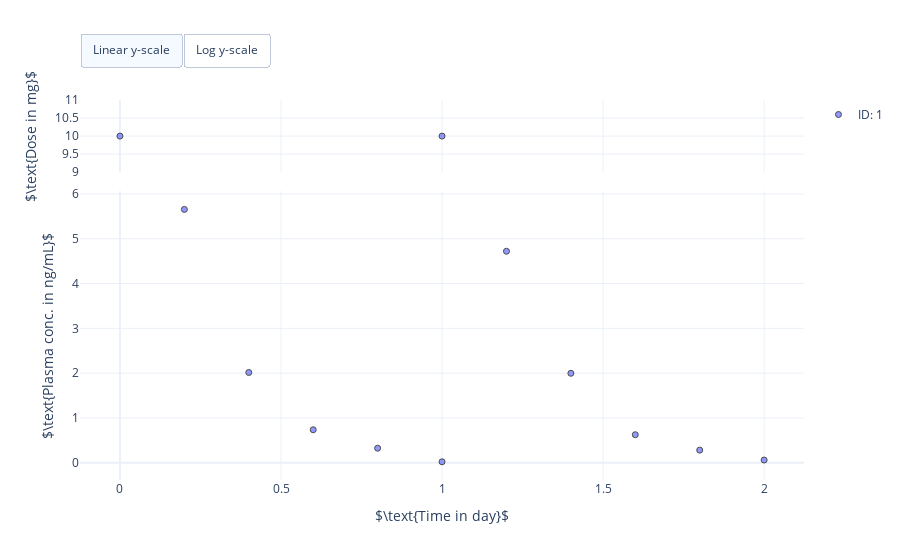

Notebook code cell kept with this figure:
### Markdown cell above
### Visualise virtual measurements

### Code cell
# Create scatter plot
fig = erlo.plots.PKTimeSeriesPlot()
fig.add_data(data, biomarker='central.drug_concentration', meas_key='Sample')
fig.set_axis_labels(
    time_label=r'$\text{Time in day}$', 
    biom_label=r'$\text{Plasma conc. in ng/mL}$', 
    dose_label=r'$\text{Dose in mg}$')

# Show figure
fig.show()

### Figure 1 — Plotly figure (JSON) as saved in the notebook; plotly's stock layout.template omitted (floating-point values rounded to 4 significant figures)
{"data": [{"hoverinfo": "text", "legendgroup": "ID: 1", "marker": {"color": "#636EFA", "line": {"color": "black", "width": 1}, "opacity": 0.7, "symbol": "circle"}, "mode": "markers", "name": "ID: 1", "showlegend": false, "text": ["Dose duration: 0.01", "Dose duration: 0.01"], "type": "scatter", "x": [0, 1], "xaxis": "x", "y": [10, 10], "yaxis": "y"}, {"legendgroup": "ID: 1", "marker": {"color": "#636EFA", "line": {"color": "black", "width": 1}, "opacity": 0.7, "symbol": "circle"}, "mode": "markers", "name": "ID: 1", "showlegend": true, "type": "scatter", "x": [0.2, 0.4, 0.6, 0.8, 1, 1.2, 1.4, 1.6, 1.8, 2], "xaxis": "x2", "y": [5.655, 2.015, 0.7366, 0.325, 0.02142, 4.721, 1.997, 0.6262, 0.2821, 0.061], "yaxis": "y2"}], "layout": {"autosize": true, "updatemenus": [{"buttons": [{"args": [{"yaxis2.type": "linear"}], "label": "Linear y-scale", "method": "relayout"}, {"args": [{"yaxis2.type": "log"}], "label": "Log y-scale", "method": "relayout"}], "direction": "left", "pad": {"r": 0, "t": -10}, "showactive": true, "type": "buttons", "x": 0, "xanchor": "left", "y": 1.15, "yanchor": "top"}], "xaxis": {"anchor": "y", "domain": [0, 1], "matches": "x2", "showticklabels": false}, "xaxis2": {"anchor": "y2", "domain": [0, 1], "title": {"text": "$\\text{Time in day}$"}}, "yaxis": {"anchor": "x", "domain": [0.81, 1], "title": {"text": "$\\text{Dose in mg}$"}}, "yaxis2": {"anchor": "x2", "domain": [0, 0.76], "title": {"text": "$\\text{Plasma conc. in ng/mL}$"}}}}
